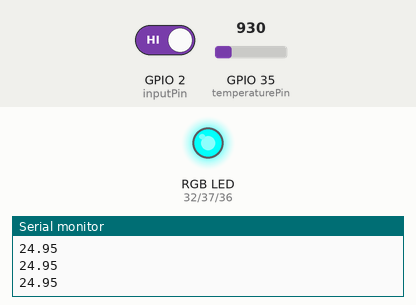
Bench run of a sketch on a simulated ESP32. On the bench: an RGB LED mixed from three pins (HIGH = lit), the last lines printed to the serial monitor. Dashed ring = blinking. Inputs (shaded band) come from the test bench; at power-on: GPIO 2 (inputPin) HIGH, GPIO 35 (temperaturePin) = 930.

Above: at 1.2 s.
1.3 s: GPIO 2 (inputPin) driven LOW
At 1.68 s:
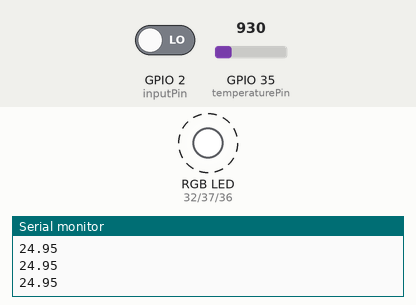
4.3 s: GPIO 35 (temperaturePin) set to 979
At 4.68 s:
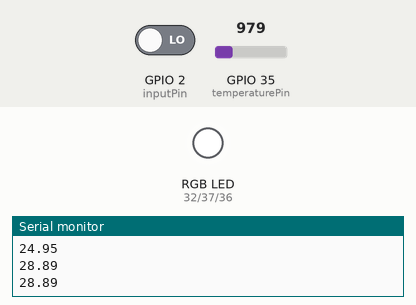
7.3 s: GPIO 35 (temperaturePin) set to 809
At 7.94 s:
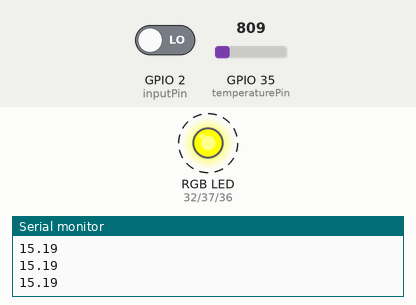
10.3 s: GPIO 35 (temperaturePin) set to 1004
At 10.94 s:
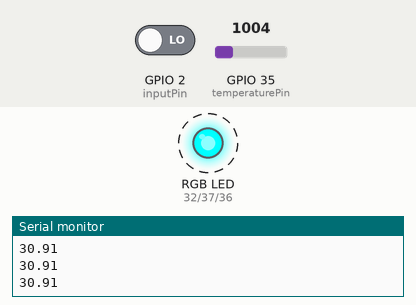
13.3 s: GPIO 35 (temperaturePin) set to 697
At 14.19 s:
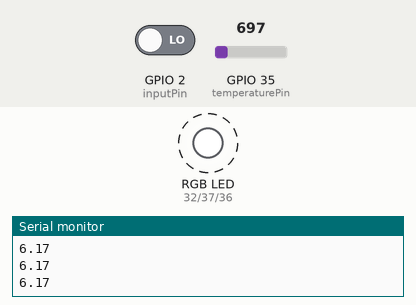
Timing chart, 0 to 17.3 s (numbered marks = the images above; inputs shaded):
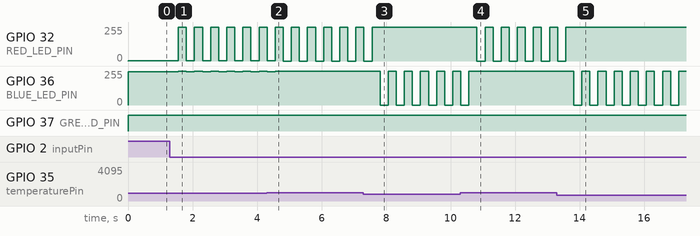

Measured:
- the behaviour switches between 930 and 931 on GPIO 35 (temperaturePin) (found by bisection; images 1 and 2)
- after the input at 1.3 s, GPIO 32 (RED_LED_PIN): alternates 255/255 for 0.25 s and 3/255 for 0.25 s, starting after 0.26 s; GPIO 36 (BLUE_LED_PIN): alternates 255/255 for 0.25 s and 251/255 for 0.25 s, starting after 0.26 s
- after the input at 4.3 s, GPIO 36 (BLUE_LED_PIN): goes on until 4.6 s, then stays 255/255
- after the input at 7.3 s, GPIO 32 (RED_LED_PIN): goes on until 7.6 s, then stays 255/255; GPIO 36 (BLUE_LED_PIN): alternates 255/255 for 0.25 s and 0/255 for 0.25 s, starting after 0.52 s
- after the input at 10.3 s, GPIO 32 (RED_LED_PIN): alternates 255/255 for 0.25 s and 0/255 for 0.25 s, starting after 0.52 s; GPIO 36 (BLUE_LED_PIN): goes on until 10.6 s, then stays 255/255
- after the input at 13.3 s, GPIO 32 (RED_LED_PIN): goes on until 13.6 s, then stays 255/255; GPIO 36 (BLUE_LED_PIN): alternates 255/255 for 0.25 s and 0/255 for 0.25 s, starting after 0.52 s

The sketch:

templight.ino
```cpp
/*

  templight.ino

  Adjusts the color of an RGB LED to changes in temperature with tempHigh (Celcius) being full red and tempLow (Celcius) being full blue.
  Also uses a push-button for on/off functionality.

  Written for the Spark Core

*/

// LED leads connected to PWM pins
const int RED_LED_PIN = A4;
const int GREEN_LED_PIN = A1;
const int BLUE_LED_PIN = A0;
int temperaturePin = A7; //temperature sensor pin
int inputPin = D1; //push-button pin
int val = 0; //variable for push-button status
int state = 1; //variable for on/off state of the LED
int tempHigh = 25; //top value in range of temperature values (mess with me!)
int tempLow = 20; //bottom value in range of temperature values (mess with me!) --make sure tempHigh stays above tempLow
// and the current temperature is within the range for optimum performance.


// Used to store the intensity level of the individual LEDs, intitialized to full brightness (0)
int redIntensity = 0;
int greenIntensity = 0;
int blueIntensity = 0;


void setup() {
    //set LED pins to outputs

    pinMode(RED_LED_PIN, OUTPUT);
    pinMode(GREEN_LED_PIN, OUTPUT);
    pinMode(BLUE_LED_PIN, OUTPUT);

    //set temperature and push-button pins as inputs
    pinMode(temperaturePin, INPUT);
    pinMode(inputPin, INPUT);

    //open serial connection for debugging
    Serial.begin(9600);
}

void loop() {
    val = digitalRead(inputPin); //read the state of the push-button
    double temperature = (analogRead(temperaturePin) * 3.3) / 4095;  //getting the voltage reading from the temperature sensor
    temperature = (temperature - 0.5) * 100; //turn the voltage into a Celcius reading
    Serial.println(temperature); //print temperature to serial for debugging
    int adjRed = (int) (255 - redVal(temperature)); // turn temperature into integer adjusted red value (0 is full red, 255 is min)
    int adjBlue = (int) (255 - blueVal(temperature)); // turn temperature into integer adjusted blue value (0 is full blue, 255 is min)

    if (val == LOW) { //if push-button pressed
        state = !state; //reverse on/off state
        delay(250); //primitive button debounce

    }

    if (!state) { //if light-state off, set Red and Blue vals to minimum (255)
        adjRed = 255;
        adjBlue = 255;
    }


    analogWrite(GREEN_LED_PIN, 255);  //set GREEN LED value to minimum

    //write red and blue values to respective pins
    analogWrite(BLUE_LED_PIN, adjBlue);
    analogWrite(RED_LED_PIN, adjRed);

    //print red and blue adjusted values alongside light state (on/off as 1/0)
    //Serial.println("red: " + String(adjRed));
    //Serial.println("blue: " + String(adjBlue));
    //Serial.println(state);

}

 /*
 redVal is a function that adjusts a celcius reading into a red value from 0 to 255. 38 corresponds to 255 while -26 corresponds to 0.
 */

double redVal(double temp){
    if (temp >= tempHigh){ //return red as max as temp at 38 or higher
        return 255;
    } else if (temp <= tempLow){ //return red as min as temp at -26 or lower
        return 0;
    }
    double mulFactor = (256/(tempHigh - tempLow)); //How many times the range of temps goes into 256
    double retVal = mulFactor*(temp - tempLow); //multiply the mulFactor by [temperature - (tempLow)] (to align range) to get adjusted color intensity.
    if (retVal > 0){ //adjust as 255 max-val, not 256
        retVal = retVal - 1;
    }

    return retVal;
}

/*
 blueVal is a function that adjusts a celcius reading into a blue value from 0 to 255. 38 corresponds to 255 while -26 corresponds to 0.
 */
double blueVal(double temp){

    double retVal = redVal(temp); //find temperature adjusted red value
    retVal = 255 - retVal; //invert the red value to find the blue value
    return retVal;
}
```
